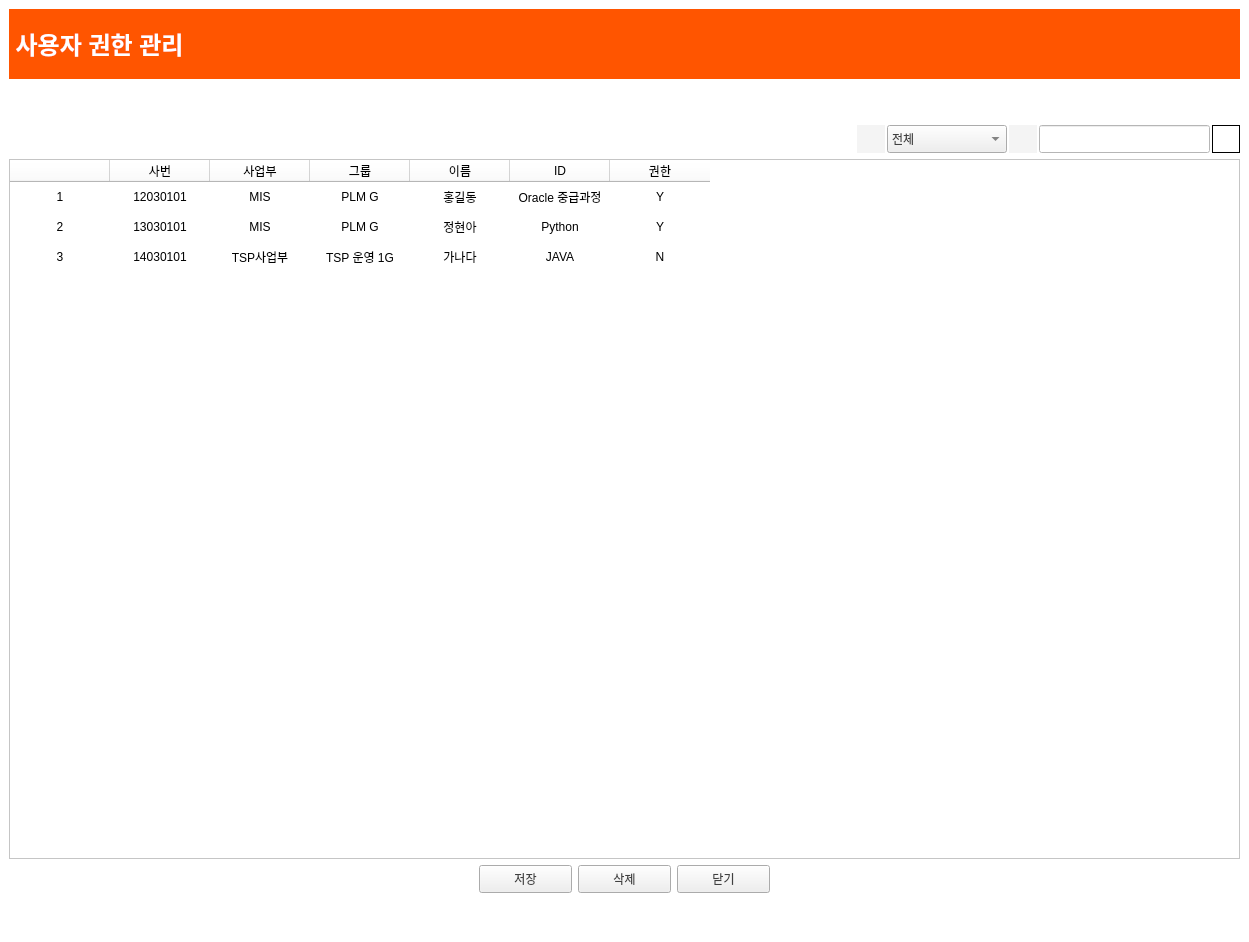
<?xml version="1.0" encoding="UTF-8"?>
<ui version="4.0">
 <class>eduList_2</class>
 <widget class="QMainWindow" name="eduList_2">
  <property name="geometry">
   <rect>
    <x>0</x>
    <y>0</y>
    <width>1249</width>
    <height>942</height>
   </rect>
  </property>
  <property name="sizePolicy">
   <sizepolicy hsizetype="Preferred" vsizetype="Preferred">
    <horstretch>0</horstretch>
    <verstretch>0</verstretch>
   </sizepolicy>
  </property>
  <property name="maximumSize">
   <size>
    <width>16777198</width>
    <height>16777215</height>
   </size>
  </property>
  <property name="palette">
   <palette>
    <active>
     <colorrole role="WindowText">
      <brush brushstyle="SolidPattern">
       <color alpha="255">
        <red>0</red>
        <green>0</green>
        <blue>0</blue>
       </color>
      </brush>
     </colorrole>
     <colorrole role="Button">
      <brush brushstyle="SolidPattern">
       <color alpha="255">
        <red>255</red>
        <green>255</green>
        <blue>255</blue>
       </color>
      </brush>
     </colorrole>
     <colorrole role="Light">
      <brush brushstyle="SolidPattern">
       <color alpha="255">
        <red>255</red>
        <green>255</green>
        <blue>255</blue>
       </color>
      </brush>
     </colorrole>
     <colorrole role="Midlight">
      <brush brushstyle="SolidPattern">
       <color alpha="255">
        <red>255</red>
        <green>255</green>
        <blue>255</blue>
       </color>
      </brush>
     </colorrole>
     <colorrole role="Dark">
      <brush brushstyle="SolidPattern">
       <color alpha="255">
        <red>127</red>
        <green>127</green>
        <blue>127</blue>
       </color>
      </brush>
     </colorrole>
     <colorrole role="Mid">
      <brush brushstyle="SolidPattern">
       <color alpha="255">
        <red>170</red>
        <green>170</green>
        <blue>170</blue>
       </color>
      </brush>
     </colorrole>
     <colorrole role="Text">
      <brush brushstyle="SolidPattern">
       <color alpha="255">
        <red>0</red>
        <green>0</green>
        <blue>0</blue>
       </color>
      </brush>
     </colorrole>
     <colorrole role="BrightText">
      <brush brushstyle="SolidPattern">
       <color alpha="255">
        <red>255</red>
        <green>255</green>
        <blue>255</blue>
       </color>
      </brush>
     </colorrole>
     <colorrole role="ButtonText">
      <brush brushstyle="SolidPattern">
       <color alpha="255">
        <red>0</red>
        <green>0</green>
        <blue>0</blue>
       </color>
      </brush>
     </colorrole>
     <colorrole role="Base">
      <brush brushstyle="SolidPattern">
       <color alpha="255">
        <red>255</red>
        <green>255</green>
        <blue>255</blue>
       </color>
      </brush>
     </colorrole>
     <colorrole role="Window">
      <brush brushstyle="SolidPattern">
       <color alpha="255">
        <red>255</red>
        <green>255</green>
        <blue>255</blue>
       </color>
      </brush>
     </colorrole>
     <colorrole role="Shadow">
      <brush brushstyle="SolidPattern">
       <color alpha="255">
        <red>0</red>
        <green>0</green>
        <blue>0</blue>
       </color>
      </brush>
     </colorrole>
     <colorrole role="AlternateBase">
      <brush brushstyle="SolidPattern">
       <color alpha="255">
        <red>255</red>
        <green>255</green>
        <blue>255</blue>
       </color>
      </brush>
     </colorrole>
     <colorrole role="ToolTipBase">
      <brush brushstyle="SolidPattern">
       <color alpha="255">
        <red>255</red>
        <green>255</green>
        <blue>220</blue>
       </color>
      </brush>
     </colorrole>
     <colorrole role="ToolTipText">
      <brush brushstyle="SolidPattern">
       <color alpha="255">
        <red>0</red>
        <green>0</green>
        <blue>0</blue>
       </color>
      </brush>
     </colorrole>
     <colorrole role="PlaceholderText">
      <brush brushstyle="SolidPattern">
       <color alpha="128">
        <red>0</red>
        <green>0</green>
        <blue>0</blue>
       </color>
      </brush>
     </colorrole>
    </active>
    <inactive>
     <colorrole role="WindowText">
      <brush brushstyle="SolidPattern">
       <color alpha="255">
        <red>0</red>
        <green>0</green>
        <blue>0</blue>
       </color>
      </brush>
     </colorrole>
     <colorrole role="Button">
      <brush brushstyle="SolidPattern">
       <color alpha="255">
        <red>255</red>
        <green>255</green>
        <blue>255</blue>
       </color>
      </brush>
     </colorrole>
     <colorrole role="Light">
      <brush brushstyle="SolidPattern">
       <color alpha="255">
        <red>255</red>
        <green>255</green>
        <blue>255</blue>
       </color>
      </brush>
     </colorrole>
     <colorrole role="Midlight">
      <brush brushstyle="SolidPattern">
       <color alpha="255">
        <red>255</red>
        <green>255</green>
        <blue>255</blue>
       </color>
      </brush>
     </colorrole>
     <colorrole role="Dark">
      <brush brushstyle="SolidPattern">
       <color alpha="255">
        <red>127</red>
        <green>127</green>
        <blue>127</blue>
       </color>
      </brush>
     </colorrole>
     <colorrole role="Mid">
      <brush brushstyle="SolidPattern">
       <color alpha="255">
        <red>170</red>
        <green>170</green>
        <blue>170</blue>
       </color>
      </brush>
     </colorrole>
     <colorrole role="Text">
      <brush brushstyle="SolidPattern">
       <color alpha="255">
        <red>0</red>
        <green>0</green>
        <blue>0</blue>
       </color>
      </brush>
     </colorrole>
     <colorrole role="BrightText">
      <brush brushstyle="SolidPattern">
       <color alpha="255">
        <red>255</red>
        <green>255</green>
        <blue>255</blue>
       </color>
      </brush>
     </colorrole>
     <colorrole role="ButtonText">
      <brush brushstyle="SolidPattern">
       <color alpha="255">
        <red>0</red>
        <green>0</green>
        <blue>0</blue>
       </color>
      </brush>
     </colorrole>
     <colorrole role="Base">
      <brush brushstyle="SolidPattern">
       <color alpha="255">
        <red>255</red>
        <green>255</green>
        <blue>255</blue>
       </color>
      </brush>
     </colorrole>
     <colorrole role="Window">
      <brush brushstyle="SolidPattern">
       <color alpha="255">
        <red>255</red>
        <green>255</green>
        <blue>255</blue>
       </color>
      </brush>
     </colorrole>
     <colorrole role="Shadow">
      <brush brushstyle="SolidPattern">
       <color alpha="255">
        <red>0</red>
        <green>0</green>
        <blue>0</blue>
       </color>
      </brush>
     </colorrole>
     <colorrole role="AlternateBase">
      <brush brushstyle="SolidPattern">
       <color alpha="255">
        <red>255</red>
        <green>255</green>
        <blue>255</blue>
       </color>
      </brush>
     </colorrole>
     <colorrole role="ToolTipBase">
      <brush brushstyle="SolidPattern">
       <color alpha="255">
        <red>255</red>
        <green>255</green>
        <blue>220</blue>
       </color>
      </brush>
     </colorrole>
     <colorrole role="ToolTipText">
      <brush brushstyle="SolidPattern">
       <color alpha="255">
        <red>0</red>
        <green>0</green>
        <blue>0</blue>
       </color>
      </brush>
     </colorrole>
     <colorrole role="PlaceholderText">
      <brush brushstyle="SolidPattern">
       <color alpha="128">
        <red>0</red>
        <green>0</green>
        <blue>0</blue>
       </color>
      </brush>
     </colorrole>
    </inactive>
    <disabled>
     <colorrole role="WindowText">
      <brush brushstyle="SolidPattern">
       <color alpha="255">
        <red>127</red>
        <green>127</green>
        <blue>127</blue>
       </color>
      </brush>
     </colorrole>
     <colorrole role="Button">
      <brush brushstyle="SolidPattern">
       <color alpha="255">
        <red>255</red>
        <green>255</green>
        <blue>255</blue>
       </color>
      </brush>
     </colorrole>
     <colorrole role="Light">
      <brush brushstyle="SolidPattern">
       <color alpha="255">
        <red>255</red>
        <green>255</green>
        <blue>255</blue>
       </color>
      </brush>
     </colorrole>
     <colorrole role="Midlight">
      <brush brushstyle="SolidPattern">
       <color alpha="255">
        <red>255</red>
        <green>255</green>
        <blue>255</blue>
       </color>
      </brush>
     </colorrole>
     <colorrole role="Dark">
      <brush brushstyle="SolidPattern">
       <color alpha="255">
        <red>127</red>
        <green>127</green>
        <blue>127</blue>
       </color>
      </brush>
     </colorrole>
     <colorrole role="Mid">
      <brush brushstyle="SolidPattern">
       <color alpha="255">
        <red>170</red>
        <green>170</green>
        <blue>170</blue>
       </color>
      </brush>
     </colorrole>
     <colorrole role="Text">
      <brush brushstyle="SolidPattern">
       <color alpha="255">
        <red>127</red>
        <green>127</green>
        <blue>127</blue>
       </color>
      </brush>
     </colorrole>
     <colorrole role="BrightText">
      <brush brushstyle="SolidPattern">
       <color alpha="255">
        <red>255</red>
        <green>255</green>
        <blue>255</blue>
       </color>
      </brush>
     </colorrole>
     <colorrole role="ButtonText">
      <brush brushstyle="SolidPattern">
       <color alpha="255">
        <red>127</red>
        <green>127</green>
        <blue>127</blue>
       </color>
      </brush>
     </colorrole>
     <colorrole role="Base">
      <brush brushstyle="SolidPattern">
       <color alpha="255">
        <red>255</red>
        <green>255</green>
        <blue>255</blue>
       </color>
      </brush>
     </colorrole>
     <colorrole role="Window">
      <brush brushstyle="SolidPattern">
       <color alpha="255">
        <red>255</red>
        <green>255</green>
        <blue>255</blue>
       </color>
      </brush>
     </colorrole>
     <colorrole role="Shadow">
      <brush brushstyle="SolidPattern">
       <color alpha="255">
        <red>0</red>
        <green>0</green>
        <blue>0</blue>
       </color>
      </brush>
     </colorrole>
     <colorrole role="AlternateBase">
      <brush brushstyle="SolidPattern">
       <color alpha="255">
        <red>255</red>
        <green>255</green>
        <blue>255</blue>
       </color>
      </brush>
     </colorrole>
     <colorrole role="ToolTipBase">
      <brush brushstyle="SolidPattern">
       <color alpha="255">
        <red>255</red>
        <green>255</green>
        <blue>220</blue>
       </color>
      </brush>
     </colorrole>
     <colorrole role="ToolTipText">
      <brush brushstyle="SolidPattern">
       <color alpha="255">
        <red>0</red>
        <green>0</green>
        <blue>0</blue>
       </color>
      </brush>
     </colorrole>
     <colorrole role="PlaceholderText">
      <brush brushstyle="SolidPattern">
       <color alpha="128">
        <red>0</red>
        <green>0</green>
        <blue>0</blue>
       </color>
      </brush>
     </colorrole>
    </disabled>
   </palette>
  </property>
  <property name="windowTitle">
   <string>         </string>
  </property>
  <property name="windowIcon">
   <iconset>
    <normaloff>windowicon.jpg</normaloff>windowicon.jpg</iconset>
  </property>
  <widget class="QWidget" name="userAuth">
   <layout class="QVBoxLayout" name="verticalLayout_2">
    <item>
     <layout class="QVBoxLayout" name="userAuthLayout">
      <item>
       <widget class="QLabel" name="label_3">
        <property name="minimumSize">
         <size>
          <width>0</width>
          <height>70</height>
         </size>
        </property>
        <property name="maximumSize">
         <size>
          <width>16777215</width>
          <height>70</height>
         </size>
        </property>
        <property name="styleSheet">
         <string notr="true">background-color: #ff5500;
colorL white;</string>
        </property>
        <property name="text">
         <string>&lt;html&gt;&lt;head/&gt;&lt;body&gt;&lt;p&gt;&lt;span style=&quot; font-size:18pt; font-weight:600; color:#ffffff;&quot;&gt; 사용자 권한 관리&lt;/span&gt;&lt;/p&gt;&lt;/body&gt;&lt;/html&gt;</string>
        </property>
       </widget>
      </item>
      <item>
       <layout class="QHBoxLayout" name="horizontalLayout_6">
        <item>
         <layout class="QVBoxLayout" name="verticalLayout">
          <item>
           <spacer name="verticalSpacer">
            <property name="orientation">
             <enum>Qt::Vertical</enum>
            </property>
            <property name="sizeHint" stdset="0">
             <size>
              <width>20</width>
              <height>40</height>
             </size>
            </property>
           </spacer>
          </item>
          <item>
           <layout class="QHBoxLayout" name="horizontalLayout_3">
            <property name="spacing">
             <number>2</number>
            </property>
            <item>
             <layout class="QHBoxLayout" name="horizontalLayout">
              <property name="spacing">
               <number>2</number>
              </property>
              <item>
               <spacer name="horizontalSpacer">
                <property name="orientation">
                 <enum>Qt::Horizontal</enum>
                </property>
                <property name="sizeHint" stdset="0">
                 <size>
                  <width>40</width>
                  <height>20</height>
                 </size>
                </property>
               </spacer>
              </item>
              <item>
               <widget class="QLabel" name="label_4">
                <property name="minimumSize">
                 <size>
                  <width>28</width>
                  <height>28</height>
                 </size>
                </property>
                <property name="maximumSize">
                 <size>
                  <width>28</width>
                  <height>28</height>
                 </size>
                </property>
                <property name="styleSheet">
                 <string notr="true">background-color:rgb(244, 244, 244);</string>
                </property>
                <property name="text">
                 <string/>
                </property>
                <property name="pixmap">
                 <pixmap>diagram.png</pixmap>
                </property>
                <property name="alignment">
                 <set>Qt::AlignCenter</set>
                </property>
               </widget>
              </item>
              <item>
               <widget class="QComboBox" name="bizCombo">
                <property name="minimumSize">
                 <size>
                  <width>120</width>
                  <height>28</height>
                 </size>
                </property>
                <property name="maximumSize">
                 <size>
                  <width>120</width>
                  <height>28</height>
                 </size>
                </property>
                <property name="toolTip">
                 <string>&lt;html&gt;&lt;head/&gt;&lt;body&gt;&lt;p&gt;사업부 필터(TSP,MIS,FAB,TC,경영지원,전략기획)&lt;/p&gt;&lt;/body&gt;&lt;/html&gt;</string>
                </property>
                <property name="styleSheet">
                 <string notr="true">color:#404040;
</string>
                </property>
                <item>
                 <property name="text">
                  <string>전체</string>
                 </property>
                </item>
                <item>
                 <property name="text">
                  <string>TSP</string>
                 </property>
                </item>
                <item>
                 <property name="text">
                  <string>FAB</string>
                 </property>
                </item>
                <item>
                 <property name="text">
                  <string>MIS</string>
                 </property>
                </item>
                <item>
                 <property name="text">
                  <string>TC</string>
                 </property>
                </item>
                <item>
                 <property name="text">
                  <string>경영지원실</string>
                 </property>
                </item>
                <item>
                 <property name="text">
                  <string>전략기획실</string>
                 </property>
                </item>
               </widget>
              </item>
              <item>
               <layout class="QHBoxLayout" name="horizontalLayout_2">
                <property name="spacing">
                 <number>2</number>
                </property>
                <item>
                 <widget class="QLabel" name="label">
                  <property name="minimumSize">
                   <size>
                    <width>28</width>
                    <height>28</height>
                   </size>
                  </property>
                  <property name="maximumSize">
                   <size>
                    <width>28</width>
                    <height>28</height>
                   </size>
                  </property>
                  <property name="styleSheet">
                   <string notr="true">background-color:rgb(244, 244, 244);</string>
                  </property>
                  <property name="text">
                   <string/>
                  </property>
                  <property name="pixmap">
                   <pixmap>peo.png</pixmap>
                  </property>
                 </widget>
                </item>
                <item>
                 <widget class="QLineEdit" name="namelineEdit">
                  <property name="minimumSize">
                   <size>
                    <width>171</width>
                    <height>28</height>
                   </size>
                  </property>
                  <property name="maximumSize">
                   <size>
                    <width>171</width>
                    <height>28</height>
                   </size>
                  </property>
                  <property name="toolTip">
                   <string>&lt;html&gt;&lt;head/&gt;&lt;body&gt;&lt;p&gt;사원 이름검색&lt;/p&gt;&lt;/body&gt;&lt;/html&gt;</string>
                  </property>
                 </widget>
                </item>
                <item>
                 <widget class="QPushButton" name="empSearchBtn">
                  <property name="minimumSize">
                   <size>
                    <width>28</width>
                    <height>28</height>
                   </size>
                  </property>
                  <property name="maximumSize">
                   <size>
                    <width>28</width>
                    <height>28</height>
                   </size>
                  </property>
                  <property name="styleSheet">
                   <string notr="true">border: 1px solid black;
background-color:white;</string>
                  </property>
                  <property name="icon">
                   <iconset>
                    <normaloff>find.png</normaloff>find.png</iconset>
                  </property>
                 </widget>
                </item>
               </layout>
              </item>
             </layout>
            </item>
           </layout>
          </item>
          <item>
           <widget class="QTableWidget" name="table">
            <property name="minimumSize">
             <size>
              <width>1100</width>
              <height>700</height>
             </size>
            </property>
            <property name="maximumSize">
             <size>
              <width>16777198</width>
              <height>700</height>
             </size>
            </property>
            <property name="contextMenuPolicy">
             <enum>Qt::PreventContextMenu</enum>
            </property>
            <property name="showGrid">
             <bool>false</bool>
            </property>
            <property name="sortingEnabled">
             <bool>false</bool>
            </property>
            <property name="rowCount">
             <number>3</number>
            </property>
            <attribute name="verticalHeaderVisible">
             <bool>false</bool>
            </attribute>
            <row>
             <property name="text">
              <string/>
             </property>
            </row>
            <row>
             <property name="text">
              <string/>
             </property>
            </row>
            <row>
             <property name="text">
              <string/>
             </property>
            </row>
            <column>
             <property name="text">
              <string/>
             </property>
            </column>
            <column>
             <property name="text">
              <string>사번</string>
             </property>
            </column>
            <column>
             <property name="text">
              <string>사업부</string>
             </property>
            </column>
            <column>
             <property name="text">
              <string>그룹</string>
             </property>
            </column>
            <column>
             <property name="text">
              <string>이름</string>
             </property>
            </column>
            <column>
             <property name="text">
              <string>ID</string>
             </property>
            </column>
            <column>
             <property name="text">
              <string>권한</string>
             </property>
            </column>
            <item row="0" column="0">
             <property name="text">
              <string>1</string>
             </property>
             <property name="textAlignment">
              <set>AlignCenter</set>
             </property>
            </item>
            <item row="0" column="1">
             <property name="text">
              <string>12030101</string>
             </property>
             <property name="textAlignment">
              <set>AlignCenter</set>
             </property>
             <property name="flags">
              <set>ItemIsSelectable|ItemIsEnabled</set>
             </property>
            </item>
            <item row="0" column="2">
             <property name="text">
              <string>MIS</string>
             </property>
             <property name="textAlignment">
              <set>AlignCenter</set>
             </property>
             <property name="flags">
              <set>ItemIsEditable|ItemIsEnabled</set>
             </property>
            </item>
            <item row="0" column="3">
             <property name="text">
              <string>PLM G</string>
             </property>
             <property name="textAlignment">
              <set>AlignCenter</set>
             </property>
             <property name="flags">
              <set>ItemIsDragEnabled|ItemIsDropEnabled|ItemIsEnabled</set>
             </property>
            </item>
            <item row="0" column="4">
             <property name="text">
              <string>홍길동</string>
             </property>
             <property name="textAlignment">
              <set>AlignCenter</set>
             </property>
             <property name="flags">
              <set>ItemIsDragEnabled|ItemIsDropEnabled|ItemIsEnabled</set>
             </property>
            </item>
            <item row="0" column="5">
             <property name="text">
              <string>Oracle 중급과정</string>
             </property>
             <property name="textAlignment">
              <set>AlignCenter</set>
             </property>
             <property name="flags">
              <set>ItemIsUserCheckable|ItemIsEnabled</set>
             </property>
            </item>
            <item row="0" column="6">
             <property name="text">
              <string>Y</string>
             </property>
             <property name="textAlignment">
              <set>AlignCenter</set>
             </property>
             <property name="flags">
              <set>ItemIsEnabled|ItemIsTristate</set>
             </property>
            </item>
            <item row="1" column="0">
             <property name="text">
              <string>2</string>
             </property>
             <property name="textAlignment">
              <set>AlignCenter</set>
             </property>
            </item>
            <item row="1" column="1">
             <property name="text">
              <string>13030101</string>
             </property>
             <property name="textAlignment">
              <set>AlignCenter</set>
             </property>
             <property name="flags">
              <set>ItemIsSelectable|ItemIsEnabled</set>
             </property>
            </item>
            <item row="1" column="2">
             <property name="text">
              <string>MIS</string>
             </property>
             <property name="textAlignment">
              <set>AlignCenter</set>
             </property>
            </item>
            <item row="1" column="3">
             <property name="text">
              <string>PLM G</string>
             </property>
             <property name="textAlignment">
              <set>AlignCenter</set>
             </property>
            </item>
            <item row="1" column="4">
             <property name="text">
              <string>정현아</string>
             </property>
             <property name="textAlignment">
              <set>AlignCenter</set>
             </property>
            </item>
            <item row="1" column="5">
             <property name="text">
              <string>Python</string>
             </property>
             <property name="textAlignment">
              <set>AlignCenter</set>
             </property>
             <property name="flags">
              <set>ItemIsUserCheckable|ItemIsEnabled</set>
             </property>
            </item>
            <item row="1" column="6">
             <property name="text">
              <string>Y</string>
             </property>
             <property name="textAlignment">
              <set>AlignCenter</set>
             </property>
            </item>
            <item row="2" column="0">
             <property name="text">
              <string>3</string>
             </property>
             <property name="textAlignment">
              <set>AlignCenter</set>
             </property>
            </item>
            <item row="2" column="1">
             <property name="text">
              <string>14030101</string>
             </property>
             <property name="textAlignment">
              <set>AlignCenter</set>
             </property>
             <property name="flags">
              <set>ItemIsSelectable|ItemIsEnabled</set>
             </property>
            </item>
            <item row="2" column="2">
             <property name="text">
              <string>TSP사업부</string>
             </property>
             <property name="textAlignment">
              <set>AlignCenter</set>
             </property>
            </item>
            <item row="2" column="3">
             <property name="text">
              <string>TSP 운영 1G</string>
             </property>
             <property name="textAlignment">
              <set>AlignCenter</set>
             </property>
            </item>
            <item row="2" column="4">
             <property name="text">
              <string>가나다</string>
             </property>
             <property name="textAlignment">
              <set>AlignCenter</set>
             </property>
            </item>
            <item row="2" column="5">
             <property name="text">
              <string>JAVA</string>
             </property>
             <property name="textAlignment">
              <set>AlignCenter</set>
             </property>
            </item>
            <item row="2" column="6">
             <property name="text">
              <string>N</string>
             </property>
             <property name="textAlignment">
              <set>AlignCenter</set>
             </property>
            </item>
           </widget>
          </item>
          <item>
           <layout class="QGridLayout" name="gbox"/>
          </item>
          <item>
           <layout class="QHBoxLayout" name="horizontalLayout_5">
            <property name="spacing">
             <number>6</number>
            </property>
            <item>
             <spacer name="horizontalSpacer_4">
              <property name="orientation">
               <enum>Qt::Horizontal</enum>
              </property>
              <property name="sizeHint" stdset="0">
               <size>
                <width>40</width>
                <height>20</height>
               </size>
              </property>
             </spacer>
            </item>
            <item>
             <widget class="QPushButton" name="saveBtn">
              <property name="minimumSize">
               <size>
                <width>93</width>
                <height>28</height>
               </size>
              </property>
              <property name="maximumSize">
               <size>
                <width>93</width>
                <height>28</height>
               </size>
              </property>
              <property name="styleSheet">
               <string notr="true">color:#404040;
</string>
              </property>
              <property name="text">
               <string>저장</string>
              </property>
             </widget>
            </item>
            <item>
             <widget class="QPushButton" name="delBtn">
              <property name="minimumSize">
               <size>
                <width>93</width>
                <height>28</height>
               </size>
              </property>
              <property name="maximumSize">
               <size>
                <width>93</width>
                <height>28</height>
               </size>
              </property>
              <property name="styleSheet">
               <string notr="true">color:#404040;
</string>
              </property>
              <property name="text">
               <string>삭제</string>
              </property>
             </widget>
            </item>
            <item>
             <widget class="QPushButton" name="cnlBtn">
              <property name="minimumSize">
               <size>
                <width>93</width>
                <height>28</height>
               </size>
              </property>
              <property name="maximumSize">
               <size>
                <width>93</width>
                <height>28</height>
               </size>
              </property>
              <property name="styleSheet">
               <string notr="true">color:#404040;
</string>
              </property>
              <property name="text">
               <string>닫기</string>
              </property>
             </widget>
            </item>
            <item>
             <spacer name="horizontalSpacer_5">
              <property name="orientation">
               <enum>Qt::Horizontal</enum>
              </property>
              <property name="sizeHint" stdset="0">
               <size>
                <width>40</width>
                <height>20</height>
               </size>
              </property>
             </spacer>
            </item>
           </layout>
          </item>
          <item>
           <spacer name="verticalSpacer_2">
            <property name="orientation">
             <enum>Qt::Vertical</enum>
            </property>
            <property name="sizeHint" stdset="0">
             <size>
              <width>20</width>
              <height>40</height>
             </size>
            </property>
           </spacer>
          </item>
         </layout>
        </item>
       </layout>
      </item>
     </layout>
    </item>
   </layout>
  </widget>
 </widget>
 <resources/>
 <connections/>
</ui>
